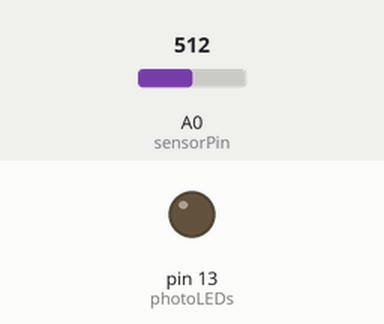
A sketch run on a simulated Arduino Uno, built with avr-gcc and run on an emulated ATmega328P. Parts: output pins drawn as LEDs (lit = HIGH). The test bench sets the inputs (shaded band); at power-on: A0 (sensorPin) = 512. What the sketch prints to the serial monitor is not drawn.

Above: at 1.2 s.
1.3 s: A0 (sensorPin) set to 692
4.3 s: A0 (sensorPin) set to 712
At 5.4 s:
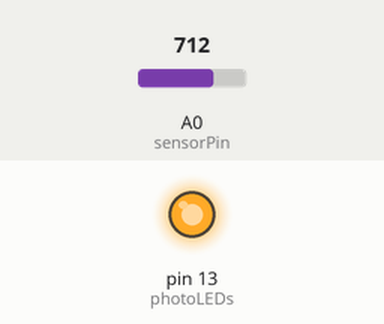
5.8 s: A0 (sensorPin) set to 690
At 6.5 s:
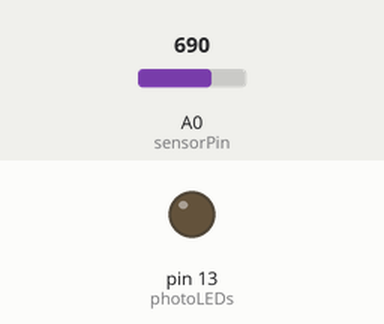
7.3 s: A0 (sensorPin) set to 710
At 7.6 s:
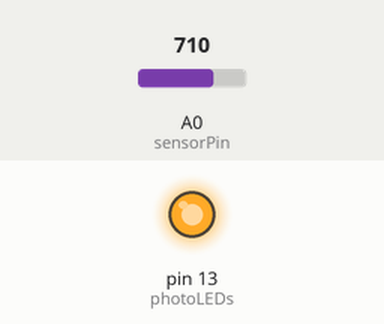
Timing chart, 0 to 9.8 s (numbered marks = the images above; inputs shaded):
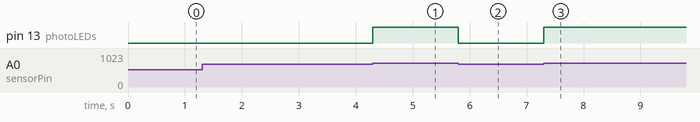

The sketch:

ECE122L_project1.ino
```cpp
const int sensorPin = A0; //reads in the analog input for a photoresistor sensor
const int photoLEDs = 13; //LEDs to output the status of the light in a room. (Green acceptable)(Red unacceptable)
uint8_t inputBuffer[30]; //input buffer to accept user input and only releases inputs after carraige return is accepted <cr>
int charsInBuffer = 0; //used to keep track of how many characters are stored in the buffer
unsigned long prevTime; // storing previous timer value to compare for context switching

void setup() {
  // put your setup code here, to run once:
  Serial.begin(9600);
  pinMode(photoLEDs, OUTPUT);

  prevTime = millis();
}

void loop() {

  if(millis() - prevTime <= 20)
  {
    if(analogRead(sensorPin) >= 700)
    {
      digitalWrite(photoLEDs, HIGH);
    }
    else
    {
      digitalWrite(photoLEDs, LOW);
    }
  }
  else if(millis() - prevTime <= 40)
  {
    Serial.println(analogRead(sensorPin)); // print out the analog reading every 2 seconds
    delay(5);
  }
  else if(millis() - prevTime <= 45)
  {
    Serial.print("your new time difference is: ");
    Serial.println(millis() - prevTime);
    Serial.write(27); //ESC command
    Serial.print("[2J"); //clear the screen command
    Serial.write(27); //ESC command
    Serial.print("[H"); //Set cursor at home
  }
  else
  {
    prevTime = millis(); // set previous time to store the current time of the system
  }
}

//-----------------------------------------------------------
//Main functions
//-----------------------------------------------------------
void GUI(unsigned long timeDifference, uint8_t photoLEDstatus, uint8_t sensorValue)
{
  Serial.print("Hello how are you doing today? Sike I don't care!");
}
```

sensorCommands.ino
```cpp
int photoStatusLED(uint8_t inputRead)//did not work digitalWrite?
{
  if(inputRead > 600)
    digitalWrite(13, HIGH);
  else
    digitalWrite(13, LOW);
  return 0;
}
```

Measured:
- the behaviour switches between 699 and 700 on A0 (sensorPin) (found by bisection; images 0 and 1)
- after the input at 1.3 s, every drawn part: stays the same
- after the input at 4.3 s, pin 13 (photoLEDs): LOW → HIGH at once
- after the input at 5.8 s, pin 13 (photoLEDs): HIGH → LOW at once
- after the input at 7.3 s, pin 13 (photoLEDs): LOW → HIGH at once
